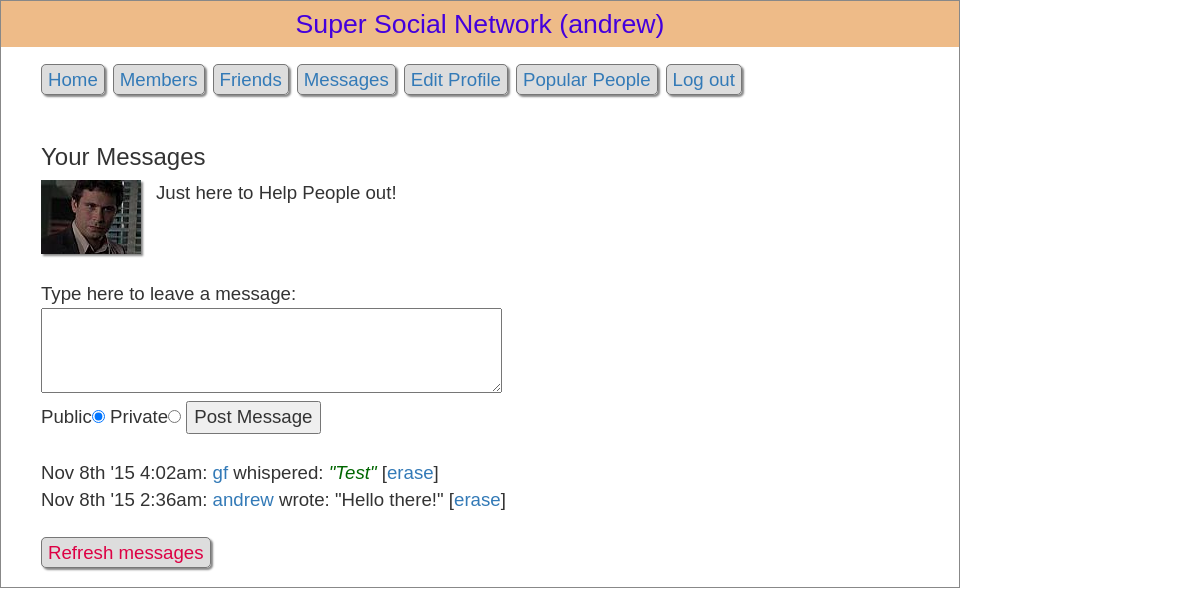
The app's page /messages.php (signed in) with its own data.
### tables this page shows
CREATE TABLE `profiles` (
  `user` varchar(16) DEFAULT NULL,
  `text` varchar(4096) DEFAULT NULL,
  KEY `user` (`user`(6))
);

CREATE TABLE `messages` (
  `id` int(10) unsigned NOT NULL AUTO_INCREMENT,
  `auth` varchar(16) DEFAULT NULL,
  `recip` varchar(16) DEFAULT NULL,
  `pm` char(1) DEFAULT NULL,
  `time` int(10) unsigned DEFAULT NULL,
  `message` varchar(4096) DEFAULT NULL,
  PRIMARY KEY (`id`),
  KEY `auth` (`auth`(6)),
  KEY `recip` (`recip`(6))
);

### messages.php (the view, shortened to what this page needs)
<?php
require_once 'header.php';
if (isset($_GET['view'])) $view = sanitizeString($_GET['view']);
else                      $view = $user;
if ($view != "") {
    if ($view == $user) $name1 = $name2 = "Your";
    else {
        $name1 = "<a href='members.php?view=$view'>$view</a>'s";
        $name2 = "$view's";
    }
    echo "<div class='main'><h3>$name1 Messages</h3>";
    showProfile($view);
    echo <<<_END
      <form method='post' action='messages.php?view=$view'>
      Type here to leave a message:<br>
      <textarea name='text' cols='40' rows='3'></textarea><br>
      Public<input type='radio' name='pm' value='0' checked='checked'>
      Private<input type='radio' name='pm' value='1'>
      <input type='submit' value='Post Message'></form><br>
_END;
    $query = "SELECT * FROM messages WHERE recip='$view' ORDER BY time DESC";
    $result = queryMysql($query);
    $num = $result->num_rows;
    for ($j = 0; $j < $num; ++$j) {
        $row = $result->fetch_array(MYSQLI_ASSOC);
        if ($row['pm'] == 0 || $row['auth'] == $user || $row['recip'] == $user) {
            echo date('M jS \'y g:ia:', $row['time']);
            echo " <a href='messages.php?view=" . $row['auth'] . "'>" . $row['auth'] . "</a> ";
            if ($row['pm'] == 0)
                echo "wrote: &quot;" . $row['message'] . "&quot; ";
            else
                echo "whispered: <span class='whisper'>&quot;" .
                    $row['message'] . "&quot;</span> ";
            if ($row['recip'] == $user)
                echo "[<a href='messages.php?view=$view" .
                    "&erase=" . $row['id'] . "'>erase</a>]";
            echo "<br>";
        }
    }
}
echo "<br><a class='button' href='messages.php?view=$view'>Refresh messages</a>";
?>
</div><br>
</body>
</html>

### functions.php (shortened to what this page needs)
<?php
$dbhost = 'localhost';
$dbname = 'Andrew';
$dbuser = 'andrew';
$dbpass = 'BMLAAAAMA';
$connection = new mysqli($dbhost, $dbuser, $dbpass, $dbname);
function queryMysql($query) {
    global $connection;
    $result = $connection->query($query);
    return $result;
}
function showProfile($user) {
    if (file_exists("$user.jpg"))
        echo "<img src='$user.jpg' style='float:left;'>";
    $result = queryMysql("SELECT * FROM profiles WHERE user='$user'");
    if ($result->num_rows) {
        $row = $result->fetch_array(MYSQLI_ASSOC);
        echo stripslashes($row['text']) . "<br style='clear:left;'><br>";
    }
}
?>

### styles.css (style rules this page uses)
* { font-family: verdana, sans-serif; font-size: 14pt; }
body { width: 960px; margin: 20px auto; background: #f8f8f8; border: 1px solid #888; }
html { background: #fff }
img { border: 1px solid black; margin-right: 15px; -moz-box-shadow: 2px 2px 2px #888; -webkit-box-shadow: 2px 2px 2px #888; box-shadow: 2px 2px 2px #888; }
li a, .button { text-decoration: none; }
.main { margin-left: 40px; }
.menu li, .button { display: inline; padding: 4px 6px; border: 1px solid #777; background: #ddd; color: #d04; margin-right: 8px; border-radius: 5px; -moz-box-shadow: 2px 2px 2px #888; -webkit-box-shadow: 2px 2px 2px #888; box-shadow: 2px 2px 2px #888; }
.whisper { font-style: italic; color: #006600; }

### records on screen
profiles: text "Just here to Help People out!"
messages: time "Nov 8th '15 4:02am:", auth "gf", message "Test"
messages: time "Nov 8th '15 2:36am:", auth "andrew", message "Hello there!"

### other values on screen
$appname "Super Social Network"
$userstr "(andrew)"
$name1 "Your"
